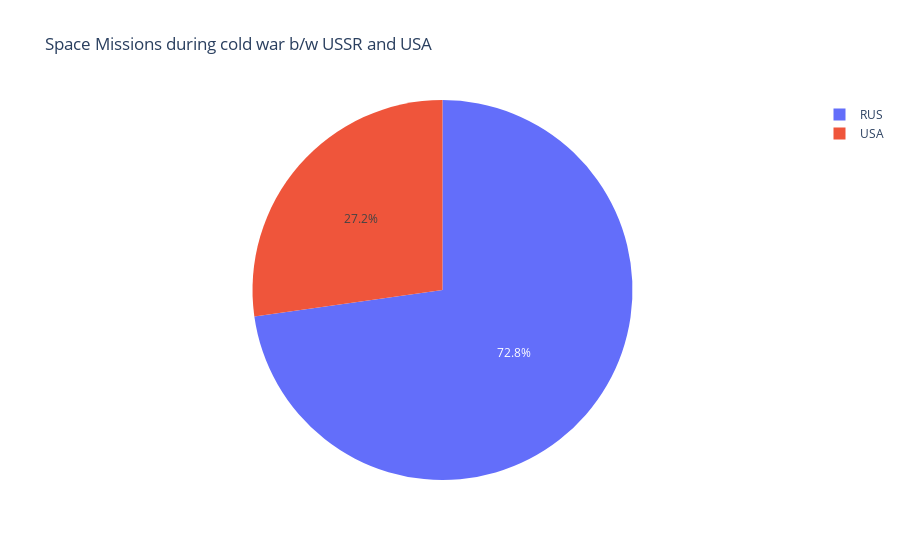

The cell this chart's notebook holds for it:
### Code cell
fig= px.pie(ussr_usa, values=ussr_usa['Country'].value_counts(), names=ussr_usa['Country'].unique(),title='Space Missions during cold war b/w USSR and USA')
fig.show()

### Figure 1 — Plotly figure (JSON) as saved in the notebook; plotly's stock layout.template omitted (floating-point values rounded to 4 significant figures)
{"data": [{"domain": {"x": [0, 1], "y": [0, 1]}, "hovertemplate": "label=%{label}<br>value=%{value}<extra></extra>", "labels": ["RUS", "USA"], "legendgroup": "", "name": "", "showlegend": true, "type": "pie", "values": [1770, 662]}], "layout": {"legend": {"tracegroupgap": 0}, "title": {"text": "Space Missions during cold war b/w USSR and USA"}}}
